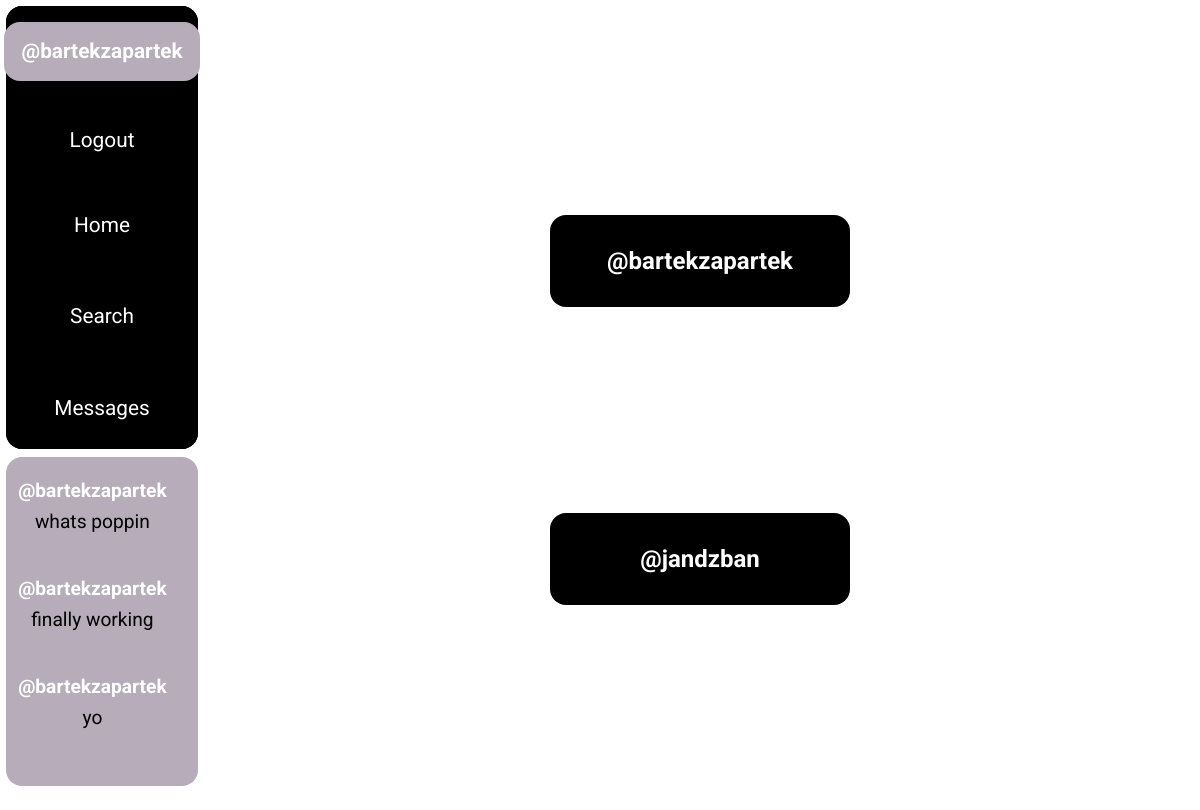
Screenshot of /following/bartek/ (signed in) with the database file from the repository.
### base/models.py (models this page shows)
class Chat(models.Model):
    participant_1 = models.ForeignKey(User, on_delete = models.CASCADE, related_name = 'participant_1')
    participant_2 = models.ForeignKey(User, on_delete = models.CASCADE, related_name = 'participant_2')
    recent_message_owner = models.TextField(blank = True, null = True, default = '')
    recent_message = models.TextField(blank = True, null = True, default = '')
    created = models.DateTimeField(auto_now = True)
    updated = models.DateTimeField(auto_now_add = True)
    class Meta:
        ordering = ['-created', '-updated']

### base/views.py (the view)
# urls.py: path('following/<str:username>/', views.following_view, name = "following"),
@login_required(login_url = 'login')
def following_view(request, username):
    user = User.objects.get(username = username)
    user_profile = UserProfile.objects.get(user = user)
    following = user_profile.following.all()
    context = {'users' : following, 'recent_activity_chats' : get_recent_activity_chats(request)}
    return render(request, 'base/show-followers.html', context)

### base/views.py (called while the page is built)
def get_recent_activity_chats(request):
    if request.user.is_authenticated:
        return Chat.objects.filter(
            Q(participant_1 = request.user) | Q(participant_2 = request.user)
            )[:3]
    return None

### base/templates/base/show-followers.html
{% extends 'main.html' %}
{% block static %}
    {% load static %}
    <link rel="stylesheet" href="{% static 'base/show-followers.css' %}">
{% endblock static %}
{% block content %}
    <div class="followers">
        {% for user in users %}
            <a href="{% url 'user-profile' user.username %}" class = "follower-username">
                    @{{ user.username }}
            </a>
        {% endfor %}
    </div>
{% endblock content %}

### templates/components/user-info-component.html
<div class="user-info-content">
    {% if request.user.is_authenticated %}
    <a href = "{% url 'user-profile' request.user.username %}">
        <div class = "username-item">
                @{{ request.user.username }}
        </div>
    </a>
    <a href = "{% url 'logout' %}">
        <div class = "logout-item">
                Logout
        </div>
    </a>
    {% else %}
    <a href = "{% url 'login' %}">
        <div class = "logout-item">
                Login &#183; Register
        </div>
    </a>
    {% endif %}
</div>

### templates/components/recent-activity-component.html
<div class="recent-activity-wrapper">
    {% if errors %}
    <div class="recent-activity-messages">
        <ul>
            {% for message in messages %}
                <li>{{ message }}</li>
            {% endfor %}
        </ul>
    </div>
    {% else %}
        <div class="recent-activity-messages">
            {% for chat in recent_activity_chats %}
              <a href="{% url 'chat-content' chat.id %}">
                    <span>@{{ chat.recent_message_owner }}</span>
                    <p>{{ chat.recent_message | slice:":20" }}</p>
              </a>
            {% endfor %}
        </div>
    {% endif %}
</div>

### static/components/preconfig.css (style rules this page uses)
*, *::after, *::before { box-sizing: border-box; padding: 0; margin: 0; }
a, input, label, p { text-decoration: none; color: black; border: none; }

### static/components/user-info-component.css (style rules this page uses)
.user-info-content { display: flex; flex-direction: column; align-items: center; justify-content: space-around; width: 100%; height: 40%; background-color: black; color: white; font-size: 1.3rem; border-radius: 1rem; }
.username-item { padding: 1.1rem; font-weight: 700; background-color: rgb(182, 172, 186); border-radius: 1rem; color: white; transition: padding 0.3s, color 0.3s; }
.logout-item { padding: 1rem; color: white; border-radius: 1rem; transition: padding 0.3s, background-color 0.3s, color 0.3s; }

### static/components/recent-activity-component.css (style rules this page uses)
.recent-activity-wrapper { display: flex; justify-content: center; width: 90%; height: 90%; }
.recent-activity-messages { display: flex; flex-direction: column; width: 80%; }
.recent-activity-messages > a { display: flex; flex-direction: column; justify-content: center; align-items: center; width: 100%; height: 33%; gap: 0.5rem; }
.recent-activity-messages > a > p { font-size: 1.2rem; }
.recent-activity-messages > a > span { color: white; font-weight: 700; font-size: 1.2rem; }

### base/static/base/show-followers.css (style rules this page uses)
.followers { display: flex; flex-direction: column; justify-content: space-evenly; align-items: center; margin-top: 1%; width: 100%; height: 100%; }
.follower-username { display: flex; justify-content: center; font-size: 1.5rem; font-weight: 700; width: 30%; color:white; background-color: black; border-radius: 1rem; padding: 2rem; transition: padding 0.5s, color 0.5s, background-color 0.5s, border 0.5s; }

### rows the page displays
Chat: recent_message_owner "bartekzapartek", recent_message "whats poppin"
Chat: recent_message_owner "bartekzapartek", recent_message "finally working"
Chat: recent_message_owner "bartekzapartek", recent_message "yo"

### other values shown
{{ request.user.username }} "bartekzapartek"
{{ user.username }} "bartekzapartek"
{{ user.username }} "jandzban"
